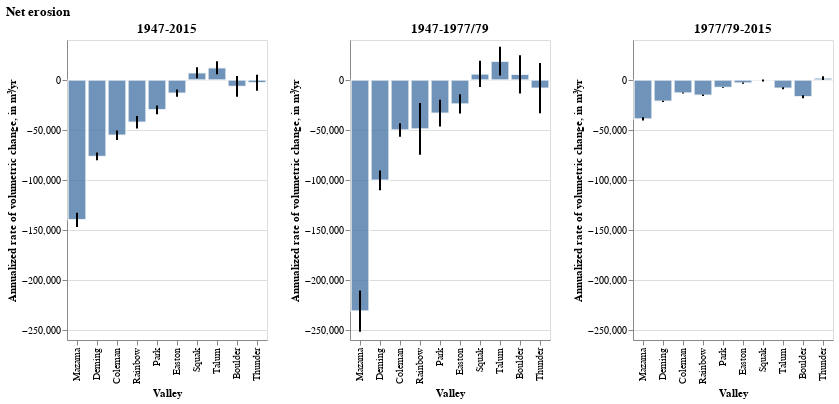

The code cell stored with this chart in its notebook:
### Markdown cell above
### Net mass wasted

### Code cell
src = dv_df_by_valley.drop(columns='index')
bounding = src[src.bounding==True]
non_bounding = src[src.bounding==False]

bounding_chart = bars_and_error_bars(bounding)
early_chart = bars_and_error_bars(non_bounding[non_bounding.start_time == datetime(1947, 9, 14)])
late_chart = bars_and_error_bars(non_bounding[non_bounding.end_time == datetime(2015, 9, 1)])

(
    bounding_chart.properties(title="1947-2015") | early_chart.properties(title="1947-1977/79 ") | late_chart.properties(title="1977/79-2015")
).resolve_scale(y='shared').properties(title='Net erosion')

### Figure 1 — Vega-Lite specification as saved in the notebook (floating-point values rounded to 4 significant figures)
{"config": {"view": {"continuousWidth": 400, "continuousHeight": 300}}, "hconcat": [{"layer": [{"mark": {"type": "bar", "opacity": 0.8, "stroke": "white", "strokeWidth": 1.5}, "encoding": {"x": {"field": "name", "sort": ["Mazama", "Deming", "Coleman", "Rainbow", "Park", "Easton", "Squak", "Talum", "Boulder", "Thunder"], "type": "ordinal"}, "y": {"field": "Annual Mass Wasted", "type": "quantitative"}}}, {"mark": {"type": "bar", "color": "black", "width": 2}, "encoding": {"x": {"field": "name", "sort": ["Mazama", "Deming", "Coleman", "Rainbow", "Park", "Easton", "Squak", "Talum", "Boulder", "Thunder"], "title": "Valley", "type": "ordinal"}, "y": {"field": "Lower CI", "title": "Annualized rate of volumetric change, in m³/yr", "type": "quantitative"}, "y2": {"field": "Upper CI"}}}], "data": {"name": "data-0c7d519f86d935beac9310f4e30af564"}, "title": "1947-2015"}, {"layer": [{"mark": {"type": "bar", "opacity": 0.8, "stroke": "white", "strokeWidth": 1.5}, "encoding": {"x": {"field": "name", "sort": ["Mazama", "Deming", "Coleman", "Rainbow", "Park", "Easton", "Squak", "Talum", "Boulder", "Thunder"], "type": "ordinal"}, "y": {"field": "Annual Mass Wasted", "type": "quantitative"}}}, {"mark": {"type": "bar", "color": "black", "width": 2}, "encoding": {"x": {"field": "name", "sort": ["Mazama", "Deming", "Coleman", "Rainbow", "Park", "Easton", "Squak", "Talum", "Boulder", "Thunder"], "title": "Valley", "type": "ordinal"}, "y": {"field": "Lower CI", "title": "Annualized rate of volumetric change, in m³/yr", "type": "quantitative"}, "y2": {"field": "Upper CI"}}}], "data": {"name": "data-c4428a069cd490c9f92fbf091c9ebff8"}, "title": "1947-1977/79 "}, {"layer": [{"mark": {"type": "bar", "opacity": 0.8, "stroke": "white", "strokeWidth": 1.5}, "encoding": {"x": {"field": "name", "sort": ["Mazama", "Deming", "Coleman", "Rainbow", "Park", "Easton", "Squak", "Talum", "Boulder", "Thunder"], "type": "ordinal"}, "y": {"field": "Annual Mass Wasted", "type": "quantitative"}}}, {"mark": {"type": "bar", "color": "black", "width": 2}, "encoding": {"x": {"field": "name", "sort": ["Mazama", "Deming", "Coleman", "Rainbow", "Park", "Easton", "Squak", "Talum", "Boulder", "Thunder"], "title": "Valley", "type": "ordinal"}, "y": {"field": "Lower CI", "title": "Annualized rate of volumetric change, in m³/yr", "type": "quantitative"}, "y2": {"field": "Upper CI"}}}], "data": {"name": "data-11925043a227db1ed5ee43398aaea5e2"}, "title": "1977/79-2015"}], "resolve": {"scale": {"y": "shared"}}, "title": "Net erosion", "$schema": "https://vega.github.io/schema/vega-lite/v4.17.0.json", "datasets": {"data-0c7d519f86d935beac9310f4e30af564": [{"dh": -3.491, "area": 580500.0, "volume": -2026000.0, "bounding": true, "name": "Park", "n_pixels": 145100.0, "volumetric_uncertainty": 297800.0, "start_time": "1947-09-14T00:00:00", "end_time": "2015-09-01T00:00:00", "time_difference_years": 68, "Annual Mass Wasted": -29800.0, "Upper CI": -25420.0, "Lower CI": -34180.0, "Average Date": "1981-09-07T00:00:00"}, {"dh": -3.436, "area": 837300.0, "volume": -2877000.0, "bounding": true, "name": "Rainbow", "n_pixels": 209300.0, "volumetric_uncertainty": 424700.0, "start_time": "1947-09-14T00:00:00", "end_time": "2015-09-01T00:00:00", "time_difference_years": 68, "Annual Mass Wasted": -42300.0, "Upper CI": -36060.0, "Lower CI": -48550.0, "Average Date": "1981-09-07T00:00:00"}, {"dh": -10.2, "area": 509600.0, "volume": -5200000.0, "bounding": true, "name": "Deming", "n_pixels": 127400.0, "volumetric_uncertainty": 262700.0, "start_time": "1947-09-14T00:00:00", "end_time": "2015-09-01T00:00:00", "time_difference_years": 68, "Annual Mass Wasted": -76470.0, "Upper CI": -72600.0, "Lower CI": -80330.0, "Average Date": "1981-09-07T00:00:00"}, {"dh": -0.3095, "area": 1411000.0, "volume": -436700.0, "bounding": true, "name": "Boulder", "n_pixels": 352700.0, "volumetric_uncertainty": 708000.0, "start_time": "1947-09-14T00:00:00", "end_time": "2015-09-01T00:00:00", "time_difference_years": 68, "Annual Mass Wasted": -6422.0, "Upper CI": 3989.0, "Lower CI": -16830.0, "Average Date": "1981-09-07T00:00:00"}, {"dh": 0.6817, "area": 721000.0, "volume": 491500.0, "bounding": true, "name": "Squak", "n_pixels": 180200.0, "volumetric_uncertainty": 367200.0, "start_time": "1947-09-14T00:00:00", "end_time": "2015-09-01T00:00:00", "time_difference_years": 68, "Annual Mass Wasted": 7228.0, "Upper CI": 12630.0, "Lower CI": 1828.0, "Average Date": "1981-09-07T00:00:00"}, {"dh": -0.1726, "area": 1082000.0, "volume": -186700.0, "bounding": true, "name": "Thunder", "n_pixels": 270400.0, "volumetric_uncertainty": 545400.0, "start_time": "1947-09-14T00:00:00", "end_time": "2015-09-01T00:00:00", "time_difference_years": 68, "Annual Mass Wasted": -2745.0, "Upper CI": 5275.0, "Lower CI": -10760.0, "Average Date": "1981-09-07T00:00:00"}, {"dh": 0.9648, "area": 871600.0, "volume": 840900.0, "bounding": true, "name": "Talum", "n_pixels": 217900.0, "volumetric_uncertainty": 441600.0, "start_time": "1947-09-14T00:00:00", "end_time": "2015-09-01T00:00:00", "time_difference_years": 68, "Annual Mass Wasted": 12370.0, "Upper CI": 18860.0, "Lower CI": 5872.0, "Average Date": "1981-09-07T00:00:00"}, {"dh": -1.896, "area": 472100.0, "volume": -894900.0, "bounding": true, "name": "Easton", "n_pixels": 118000.0, "volumetric_uncertainty": 244200.0, "start_time": "1947-09-14T00:00:00", "end_time": "2015-09-01T00:00:00", "time_difference_years": 68, "Annual Mass Wasted": -13160.0, "Upper CI": -9569.0, "Lower CI": -16750.0, "Average Date": "1981-09-07T00:00:00"}, {"dh": -5.889, "area": 637500.0, "volume": -3754000.0, "bounding": true, "name": "Coleman", "n_pixels": 159400.0, "volumetric_uncertainty": 326000.0, "start_time": "1947-09-14T00:00:00", "end_time": "2015-09-01T00:00:00", "time_difference_years": 68, "Annual Mass Wasted": -55210.0, "Upper CI": -50410.0, "Lower CI": -60000.0, "Average Date": "1981-09-07T00:00:00"}, {"dh": -10.06, "area": 945800.0, "volume": -9510000.0, "bounding": true, "name": "Mazama", "n_pixels": 236500.0, "volumetric_uncertainty": 478300.0, "start_time": "1947-09-14T00:00:00", "end_time": "2015-09-01T00:00:00", "time_difference_years": 68, "Annual Mass Wasted": -139900.0, "Upper CI": -132800.0, "Lower CI": -146900.0, "Average Date": "1981-09-07T00:00:00"}], "data-c4428a069cd490c9f92fbf091c9ebff8": [{"dh": -2.869, "area": 346900.0, "volume": -995100.0, "bounding": false, "name": "Park", "n_pixels": 86720.0, "volumetric_uncertainty": 402800.0, "start_time": "1947-09-14T00:00:00", "end_time": "1977-09-27T00:00:00", "time_difference_years": 30, "Annual Mass Wasted": -33170.0, "Upper CI": -19740.0, "Lower CI": -46600.0, "Average Date": "1962-09-21T00:00:00"}, {"dh": -2.189, "area": 670200.0, "volume": -1467000.0, "bounding": false, "name": "Rainbow", "n_pixels": 167600.0, "volumetric_uncertainty": 774500.0, "start_time": "1947-09-14T00:00:00", "end_time": "1977-09-27T00:00:00", "time_difference_years": 30, "Annual Mass Wasted": -48910.0, "Upper CI": -23090.0, "Lower CI": -74720.0, "Average Date": "1962-09-21T00:00:00"}, {"dh": -7.704, "area": 416600.0, "volume": -3210000.0, "bounding": false, "name": "Deming", "n_pixels": 104100.0, "volumetric_uncertainty": 315100.0, "start_time": "1947-09-14T00:00:00", "end_time": "1979-10-06T00:00:00", "time_difference_years": 32, "Annual Mass Wasted": -100300.0, "Upper CI": -90450.0, "Lower CI": -110100.0, "Average Date": "1963-09-25T00:00:00"}, {"dh": 0.2224, "area": 820800.0, "volume": 182500.0, "bounding": false, "name": "Boulder", "n_pixels": 205200.0, "volumetric_uncertainty": 611700.0, "start_time": "1947-09-14T00:00:00", "end_time": "1979-10-06T00:00:00", "time_difference_years": 32, "Annual Mass Wasted": 5704.0, "Upper CI": 24820.0, "Lower CI": -13410.0, "Average Date": "1963-09-25T00:00:00"}, {"dh": 0.3463, "area": 560100.0, "volume": 194000.0, "bounding": false, "name": "Squak", "n_pixels": 140000.0, "volumetric_uncertainty": 420400.0, "start_time": "1947-09-14T00:00:00", "end_time": "1979-10-06T00:00:00", "time_difference_years": 32, "Annual Mass Wasted": 6062.0, "Upper CI": 19200.0, "Lower CI": -7076.0, "Average Date": "1963-09-25T00:00:00"}, {"dh": -0.2415, "area": 1082000.0, "volume": -261300.0, "bounding": false, "name": "Thunder", "n_pixels": 270400.0, "volumetric_uncertainty": 803000.0, "start_time": "1947-09-14T00:00:00", "end_time": "1979-10-06T00:00:00", "time_difference_years": 32, "Annual Mass Wasted": -8164.0, "Upper CI": 16930.0, "Lower CI": -33260.0, "Average Date": "1963-09-25T00:00:00"}, {"dh": 0.9847, "area": 613100.0, "volume": 603800.0, "bounding": false, "name": "Talum", "n_pixels": 153300.0, "volumetric_uncertainty": 459300.0, "start_time": "1947-09-14T00:00:00", "end_time": "1979-10-06T00:00:00", "time_difference_years": 32, "Annual Mass Wasted": 18870.0, "Upper CI": 33220.0, "Lower CI": 4514.0, "Average Date": "1963-09-25T00:00:00"}, {"dh": -1.874, "area": 408400.0, "volume": -765400.0, "bounding": false, "name": "Easton", "n_pixels": 102100.0, "volumetric_uncertainty": 309100.0, "start_time": "1947-09-14T00:00:00", "end_time": "1979-10-06T00:00:00", "time_difference_years": 32, "Annual Mass Wasted": -23920.0, "Upper CI": -14260.0, "Lower CI": -33580.0, "Average Date": "1963-09-25T00:00:00"}, {"dh": -5.654, "area": 283000.0, "volume": -1600000.0, "bounding": false, "name": "Coleman", "n_pixels": 70750.0, "volumetric_uncertainty": 217000.0, "start_time": "1947-09-14T00:00:00", "end_time": "1979-10-06T00:00:00", "time_difference_years": 32, "Annual Mass Wasted": -50000.0, "Upper CI": -43220.0, "Lower CI": -56780.0, "Average Date": "1963-09-25T00:00:00"}, {"dh": -8.37, "area": 883600.0, "volume": -7395000.0, "bounding": false, "name": "Mazama", "n_pixels": 220900.0, "volumetric_uncertainty": 657700.0, "start_time": "1947-09-14T00:00:00", "end_time": "1979-10-06T00:00:00", "time_difference_years": 32, "Annual Mass Wasted": -231100.0, "Upper CI": -210600.0, "Lower CI": -251700.0, "Average Date": "1963-09-25T00:00:00"}], "data-11925043a227db1ed5ee43398aaea5e2": [{"dh": -0.8097, "area": 346900.0, "volume": -280900.0, "bounding": false, "name": "Park", "n_pixels": 86720.0, "volumetric_uncertainty": 15980.0, "start_time": "1977-09-27T00:00:00", "end_time": "2015-09-01T00:00:00", "time_difference_years": 38, "Annual Mass Wasted": -7391.0, "Upper CI": -6971.0, "Lower CI": -7812.0, "Average Date": "1996-09-14T00:00:00"}, {"dh": -0.8663, "area": 670200.0, "volume": -580600.0, "bounding": false, "name": "Rainbow", "n_pixels": 167600.0, "volumetric_uncertainty": 25360.0, "start_time": "1977-09-27T00:00:00", "end_time": "2015-09-01T00:00:00", "time_difference_years": 38, "Annual Mass Wasted": -15280.0, "Upper CI": -14610.0, "Lower CI": -15950.0, "Average Date": "1996-09-14T00:00:00"}, {"dh": -1.847, "area": 416600.0, "volume": -769400.0, "bounding": false, "name": "Deming", "n_pixels": 104100.0, "volumetric_uncertainty": 26380.0, "start_time": "1979-10-06T00:00:00", "end_time": "2015-09-01T00:00:00", "time_difference_years": 36, "Annual Mass Wasted": -21370.0, "Upper CI": -20640.0, "Lower CI": -22110.0, "Average Date": "1997-09-18T00:00:00"}, {"dh": -0.734, "area": 820800.0, "volume": -602500.0, "bounding": false, "name": "Boulder", "n_pixels": 205200.0, "volumetric_uncertainty": 50920.0, "start_time": "1979-10-06T00:00:00", "end_time": "2015-09-01T00:00:00", "time_difference_years": 36, "Annual Mass Wasted": -16730.0, "Upper CI": -15320.0, "Lower CI": -18150.0, "Average Date": "1997-09-18T00:00:00"}, {"dh": -0.0333, "area": 560100.0, "volume": -18650.0, "bounding": false, "name": "Squak", "n_pixels": 140000.0, "volumetric_uncertainty": 35100.0, "start_time": "1979-10-06T00:00:00", "end_time": "2015-09-01T00:00:00", "time_difference_years": 36, "Annual Mass Wasted": -518.1, "Upper CI": 456.8, "Lower CI": -1493.0, "Average Date": "1997-09-18T00:00:00"}, {"dh": 0.06563, "area": 1082000.0, "volume": 71020.0, "bounding": false, "name": "Thunder", "n_pixels": 270500.0, "volumetric_uncertainty": 66790.0, "start_time": "1979-10-06T00:00:00", "end_time": "2015-09-01T00:00:00", "time_difference_years": 36, "Annual Mass Wasted": 1973.0, "Upper CI": 3828.0, "Lower CI": 117.4, "Average Date": "1997-09-18T00:00:00"}, {"dh": -0.4864, "area": 613100.0, "volume": -298200.0, "bounding": false, "name": "Talum", "n_pixels": 153300.0, "volumetric_uncertainty": 38320.0, "start_time": "1979-10-06T00:00:00", "end_time": "2015-09-01T00:00:00", "time_difference_years": 36, "Annual Mass Wasted": -8284.0, "Upper CI": -7220.0, "Lower CI": -9348.0, "Average Date": "1997-09-18T00:00:00"}, {"dh": -0.2737, "area": 408400.0, "volume": -111800.0, "bounding": false, "name": "Easton", "n_pixels": 102100.0, "volumetric_uncertainty": 25880.0, "start_time": "1979-10-06T00:00:00", "end_time": "2015-09-01T00:00:00", "time_difference_years": 36, "Annual Mass Wasted": -3105.0, "Upper CI": -2386.0, "Lower CI": -3824.0, "Average Date": "1997-09-18T00:00:00"}, {"dh": -1.65, "area": 285100.0, "volume": -470400.0, "bounding": false, "name": "Coleman", "n_pixels": 71280.0, "volumetric_uncertainty": 18390.0, "start_time": "1979-10-06T00:00:00", "end_time": "2015-09-01T00:00:00", "time_difference_years": 36, "Annual Mass Wasted": -13070.0, "Upper CI": -12560.0, "Lower CI": -13580.0, "Average Date": "1997-09-18T00:00:00"}, {"dh": -1.488, "area": 941300.0, "volume": -1401000.0, "bounding": false, "name": "Mazama", "n_pixels": 235300.0, "volumetric_uncertainty": 58240.0, "start_time": "1979-10-06T00:00:00", "end_time": "2015-09-01T00:00:00", "time_difference_years": 36, "Annual Mass Wasted": -38920.0, "Upper CI": -37300.0, "Lower CI": -40530.0, "Average Date": "1997-09-18T00:00:00"}]}}
